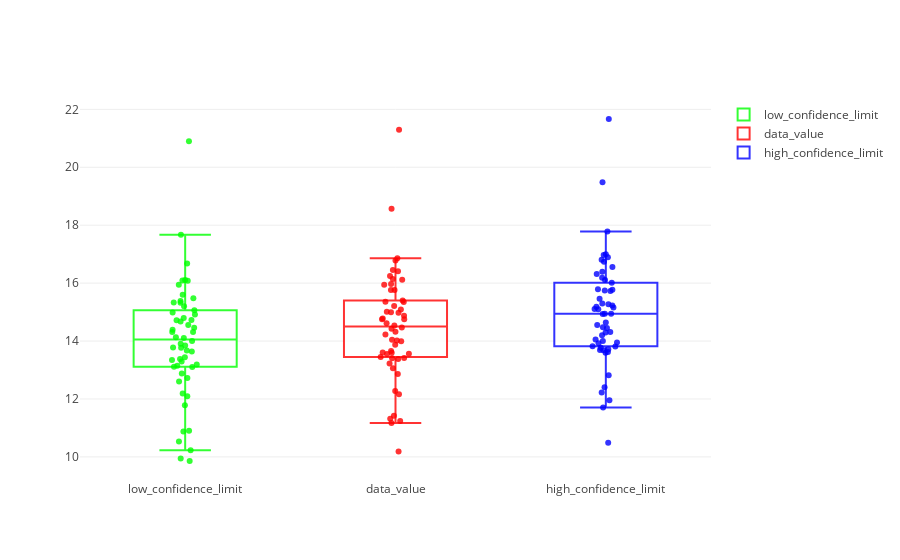

Notebook source saved alongside this figure:
### Markdown cell above
**STEP 15: MORE VISUALIZATION**  
  
**Box plots are another good way to visualize data. Here, each of our new dataframes have similar data. It is convenient to be able to plot them next to each other. Once again we use plotly.graph_objs for this**

### Code cell
trace0 = go.Box(
    y = new_data.Total,
    name = "low_confidence_limit",
    boxpoints='all',
    pointpos=0,
    fillcolor='rgba(255, 255, 255, 0.8)',
    marker = dict(color = 'rgba(0, 255, 0, 0.8)')
    )

trace1 = go.Box(
    y = data_rearranged.Total,
    boxpoints='all',
    name = "data_value",
    pointpos=0,
    fillcolor='rgba(255, 255, 255, 0.8)',
    marker = dict(color = 'rgba(255, 0, 0, 0.8)')
    )

trace2 = go.Box(
    y = new_data2.Total,
    boxpoints='all',
    name = "high_confidence_limit",
    pointpos=0,
    fillcolor='rgba(255, 255, 255, 0.8)',
    marker = dict(color = 'rgba(0, 0, 255, 0.8)')
    )

plotdata = go.Figure(data = [trace0,trace1,trace2])
iplot(plotdata)

### Figure 1 — Plotly figure (JSON) as saved in the notebook; plotly's stock layout.template omitted (floating-point values rounded to 4 significant figures)
{"data": [{"boxpoints": "all", "fillcolor": "rgba(255, 255, 255, 0.8)", "marker": {"color": "rgba(0, 255, 0, 0.8)"}, "name": "low_confidence_limit", "pointpos": 0, "type": "box", "uid": "927f4970-5490-11e9-ac26-b8763fe9dc4a", "y": [17.67, 14.56, 13.44, 14.68, 16.67, 9.858, 13.91, 12.6, 15.2, 13.85, 13.34, 9.942, 10.88, 14.92, 11.78, 14.11, 14.32, 13.64, 14.98, 14.72, 16.08, 15.6, 13.78, 14.0, 13.1, 13.67, 15.32, 12.09, 13.19, 13.77, 15.38, 14.32, 16.11, 12.72, 13.12, 14.79, 13.38, 14.13, 14.39, 13.15, 15.47, 15.33, 13.29, 15.94, 14.46, 16.09, 10.9, 20.9, 10.53, 12.19, 14.72, 15.07, 12.88, 10.23]}, {"boxpoints": "all", "fillcolor": "rgba(255, 255, 255, 0.8)", "marker": {"color": "rgba(255, 0, 0, 0.8)"}, "name": "data_value", "pointpos": 0, "type": "box", "uid": "927f4971-5490-11e9-a986-b8763fe9dc4a", "y": [18.57, 14.88, 13.88, 14.99, 16.78, 10.18, 14.43, 13.61, 16.12, 14.02, 13.55, 11.17, 11.42, 15.36, 12.27, 14.32, 14.62, 14.04, 15.35, 15.09, 16.45, 15.94, 14.47, 14.23, 13.41, 13.99, 15.77, 12.86, 13.45, 14.75, 15.97, 15.21, 16.41, 13.23, 13.56, 14.97, 13.6, 14.53, 14.75, 13.38, 15.76, 16.14, 13.66, 16.86, 14.77, 16.24, 11.32, 21.29, 12.17, 13.06, 15.01, 15.4, 13.42, 11.24]}, {"boxpoints": "all", "fillcolor": "rgba(255, 255, 255, 0.8)", "marker": {"color": "rgba(0, 0, 255, 0.8)"}, "name": "high_confidence_limit", "pointpos": 0, "type": "box", "uid": "927f4972-5490-11e9-9cf2-b8763fe9dc4a", "y": [19.48, 15.23, 14.29, 15.3, 16.89, 10.49, 14.94, 14.64, 17.0, 14.2, 13.77, 12.41, 11.96, 15.78, 12.82, 14.55, 14.93, 14.45, 15.72, 15.46, 16.81, 16.32, 15.18, 14.47, 13.72, 14.32, 16.18, 13.6, 13.68, 15.74, 16.56, 16.11, 16.74, 13.69, 14.0, 15.16, 13.82, 14.94, 15.11, 13.62, 16.02, 16.97, 14.05, 17.78, 15.1, 16.39, 11.71, 21.67, 13.81, 13.92, 15.27, 15.79, 13.95, 12.23]}], "layout": {}}
